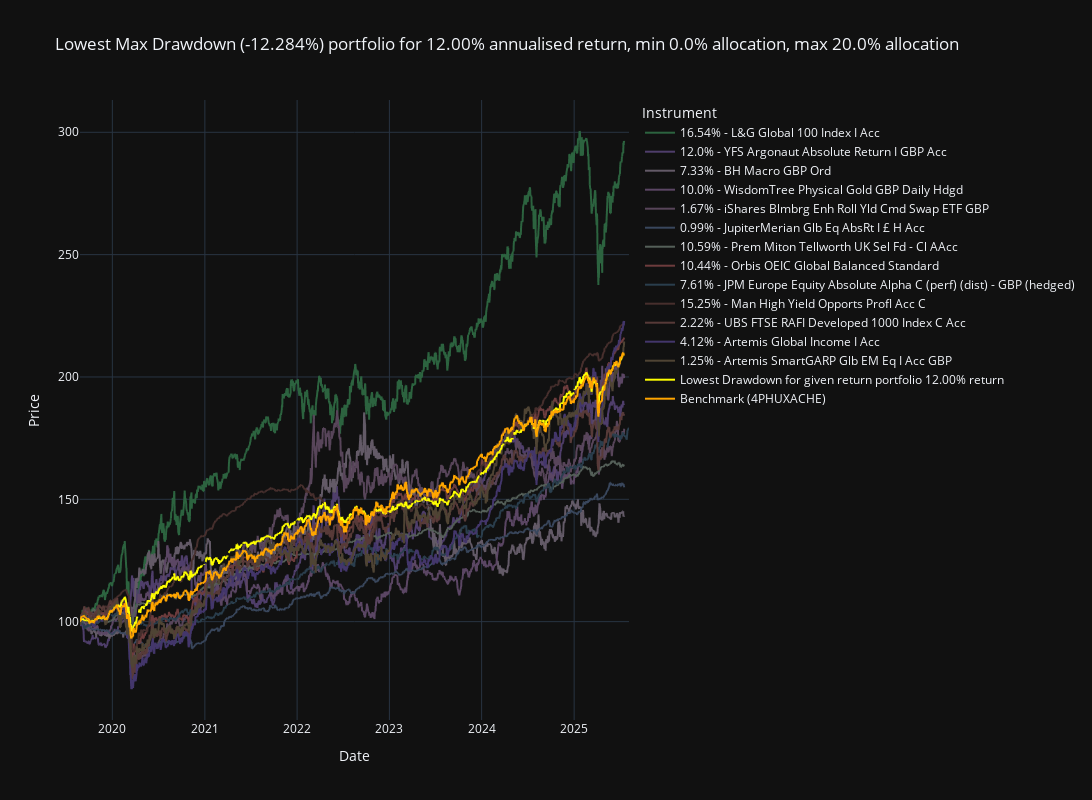

Write notebook code for a chart like this one.
### Code cell
import plotly.express as plot
import random

if(best_result == None):
    print("No portfolio found")
    exit(-1)

weights = best_result.weights
graph_prices = portfolio.get_daily_price_history(PRICES_YEARS)
names_with_weights = []
weight_colours=[]

for i in range(len(graph_prices.columns)):
    percentage = weights[i]*100.0
    names_with_weights.append(f"{round(percentage,2)}% - {portfolio.fund_selection[i].name}")

    red = 40+int(random.random() * 70)
    green = 40+int(random.random() * 70)
    blue = 40+int(random.random() * 70)

    colour = f"rgb({red},{green},{blue})"  

    weight_colours.append(colour)

# Add total to graph
#print(graph_prices.dot(weights))
graph_prices['Lowest Drawdown for given return portfolio'] = graph_prices.dot(weights)
names_with_weights.append(f'Lowest Drawdown for given return portfolio {best_result.annual_return*100.0:.2f}% return')
weight_colours.append("yellow")

# Add benchmark to graph
benchmark_prices = portfolio.get_benchmark_daily_price_history(PRICES_YEARS)
graph_prices['Benchmark (4PHUXACHE)'] = benchmark_prices
names_with_weights.append(f'Benchmark (4PHUXACHE)')
weight_colours.append("orange")

graph_prices.columns = names_with_weights

fig = plot.line(graph_prices, x=graph_prices.index, y=graph_prices.columns, 
                title=f"Lowest Max Drawdown ({round(best_result.max_drawdown*100,3)}%) portfolio for {best_result.annual_return*100.0:.2f}% annualised return, min {MIN_ALLOCATION*100.0:.1f}% allocation, max {MAX_ALLOCATION*100.0:.1f}% allocation",
                labels={'value': 'Price', 'variable': 'Instrument'},
                template='plotly_dark',
                color_discrete_sequence=weight_colours
                )
fig.update_layout(autosize=False, width=1600, height=800 )
fig.show()

### Figure 1 — Plotly figure (JSON) as saved in the notebook; plotly's stock layout.template omitted (floating-point values rounded to 4 significant figures; data arrays with more than 128 entries replaced by an {"elided": "..."} marker saying what was removed)
{"data": [{"hovertemplate": "Instrument=16.54% - L&G Global 100 Index I Acc<br>Date=%{x}<br>Price=%{y}<extra></extra>", "legendgroup": "16.54% - L&G Global 100 Index I Acc", "line": {"color": "rgb(44,99,63)", "dash": "solid"}, "marker": {"symbol": "circle"}, "mode": "lines", "name": "16.54% - L&G Global 100 Index I Acc", "showlegend": true, "type": "scattergl", "x": {"elided": "1548 str values"}, "xaxis": "x", "y": {"elided": "1548 float values"}, "yaxis": "y"}, {"hovertemplate": "Instrument=12.0% - YFS Argonaut Absolute Return I GBP Acc<br>Date=%{x}<br>Price=%{y}<extra></extra>", "legendgroup": "12.0% - YFS Argonaut Absolute Return I GBP Acc", "line": {"color": "rgb(79,62,107)", "dash": "solid"}, "marker": {"symbol": "circle"}, "mode": "lines", "name": "12.0% - YFS Argonaut Absolute Return I GBP Acc", "showlegend": true, "type": "scattergl", "x": {"elided": "1548 str values"}, "xaxis": "x", "y": {"elided": "1548 float values"}, "yaxis": "y"}, {"hovertemplate": "Instrument=7.33% - BH Macro GBP Ord<br>Date=%{x}<br>Price=%{y}<extra></extra>", "legendgroup": "7.33% - BH Macro GBP Ord", "line": {"color": "rgb(99,90,103)", "dash": "solid"}, "marker": {"symbol": "circle"}, "mode": "lines", "name": "7.33% - BH Macro GBP Ord", "showlegend": true, "type": "scattergl", "x": {"elided": "1548 str values"}, "xaxis": "x", "y": {"elided": "1548 float values"}, "yaxis": "y"}, {"hovertemplate": "Instrument=10.0% - WisdomTree Physical Gold GBP Daily Hdgd<br>Date=%{x}<br>Price=%{y}<extra></extra>", "legendgroup": "10.0% - WisdomTree Physical Gold GBP Daily Hdgd", "line": {"color": "rgb(91,70,100)", "dash": "solid"}, "marker": {"symbol": "circle"}, "mode": "lines", "name": "10.0% - WisdomTree Physical Gold GBP Daily Hdgd", "showlegend": true, "type": "scattergl", "x": {"elided": "1548 str values"}, "xaxis": "x", "y": {"elided": "1548 float values"}, "yaxis": "y"}, {"hovertemplate": "Instrument=1.67% - iShares Blmbrg Enh Roll Yld Cmd Swap ETF GBP<br>Date=%{x}<br>Price=%{y}<extra></extra>", "legendgroup": "1.67% - iShares Blmbrg Enh Roll Yld Cmd Swap ETF GBP", "line": {"color": "rgb(88,69,90)", "dash": "solid"}, "marker": {"symbol": "circle"}, "mode": "lines", "name": "1.67% - iShares Blmbrg Enh Roll Yld Cmd Swap ETF GBP", "showlegend": true, "type": "scattergl", "x": {"elided": "1548 str values"}, "xaxis": "x", "y": {"elided": "1548 float values"}, "yaxis": "y"}, {"hovertemplate": "Instrument=0.99% - JupiterMerian Glb Eq AbsRt I £ H Acc<br>Date=%{x}<br>Price=%{y}<extra></extra>", "legendgroup": "0.99% - JupiterMerian Glb Eq AbsRt I £ H Acc", "line": {"color": "rgb(57,71,93)", "dash": "solid"}, "marker": {"symbol": "circle"}, "mode": "lines", "name": "0.99% - JupiterMerian Glb Eq AbsRt I £ H Acc", "showlegend": true, "type": "scattergl", "x": {"elided": "1548 str values"}, "xaxis": "x", "y": {"elided": "1548 float values"}, "yaxis": "y"}, {"hovertemplate": "Instrument=10.59% - Prem Miton Tellworth UK Sel Fd - Cl AAcc<br>Date=%{x}<br>Price=%{y}<extra></extra>", "legendgroup": "10.59% - Prem Miton Tellworth UK Sel Fd - Cl AAcc", "line": {"color": "rgb(85,96,89)", "dash": "solid"}, "marker": {"symbol": "circle"}, "mode": "lines", "name": "10.59% - Prem Miton Tellworth UK Sel Fd - Cl AAcc", "showlegend": true, "type": "scattergl", "x": {"elided": "1548 str values"}, "xaxis": "x", "y": {"elided": "1548 float values"}, "yaxis": "y"}, {"hovertemplate": "Instrument=10.44% - Orbis OEIC Global Balanced Standard<br>Date=%{x}<br>Price=%{y}<extra></extra>", "legendgroup": "10.44% - Orbis OEIC Global Balanced Standard", "line": {"color": "rgb(109,60,61)", "dash": "solid"}, "marker": {"symbol": "circle"}, "mode": "lines", "name": "10.44% - Orbis OEIC Global Balanced Standard", "showlegend": true, "type": "scattergl", "x": {"elided": "1548 str values"}, "xaxis": "x", "y": {"elided": "1548 float values"}, "yaxis": "y"}, {"hovertemplate": "Instrument=7.61% - JPM Europe Equity Absolute Alpha C (perf) (dist) - GBP (hedged)<br>Date=%{x}<br>Price=%{y}<extra></extra>", "legendgroup": "7.61% - JPM Europe Equity Absolute Alpha C (perf) (dist) - GBP (hedged)", "line": {"color": "rgb(42,62,77)", "dash": "solid"}, "marker": {"symbol": "circle"}, "mode": "lines", "name": "7.61% - JPM Europe Equity Absolute Alpha C (perf) (dist) - GBP (hedged)", "showlegend": true, "type": "scattergl", "x": {"elided": "1548 str values"}, "xaxis": "x", "y": {"elided": "1548 float values"}, "yaxis": "y"}, {"hovertemplate": "Instrument=15.25% - Man High Yield Opports Profl Acc C<br>Date=%{x}<br>Price=%{y}<extra></extra>", "legendgroup": "15.25% - Man High Yield Opports Profl Acc C", "line": {"color": "rgb(71,47,45)", "dash": "solid"}, "marker": {"symbol": "circle"}, "mode": "lines", "name": "15.25% - Man High Yield Opports Profl Acc C", "showlegend": true, "type": "scattergl", "x": {"elided": "1548 str values"}, "xaxis": "x", "y": {"elided": "1548 float values"}, "yaxis": "y"}, {"hovertemplate": "Instrument=2.22% - UBS FTSE RAFI Developed 1000 Index C Acc<br>Date=%{x}<br>Price=%{y}<extra></extra>", "legendgroup": "2.22% - UBS FTSE RAFI Developed 1000 Index C Acc", "line": {"color": "rgb(87,58,56)", "dash": "solid"}, "marker": {"symbol": "circle"}, "mode": "lines", "name": "2.22% - UBS FTSE RAFI Developed 1000 Index C Acc", "showlegend": true, "type": "scattergl", "x": {"elided": "1548 str values"}, "xaxis": "x", "y": {"elided": "1548 float values"}, "yaxis": "y"}, {"hovertemplate": "Instrument=4.12% - Artemis Global Income I Acc<br>Date=%{x}<br>Price=%{y}<extra></extra>", "legendgroup": "4.12% - Artemis Global Income I Acc", "line": {"color": "rgb(67,54,107)", "dash": "solid"}, "marker": {"symbol": "circle"}, "mode": "lines", "name": "4.12% - Artemis Global Income I Acc", "showlegend": true, "type": "scattergl", "x": {"elided": "1548 str values"}, "xaxis": "x", "y": {"elided": "1548 float values"}, "yaxis": "y"}, {"hovertemplate": "Instrument=1.25% - Artemis SmartGARP Glb EM Eq I Acc GBP<br>Date=%{x}<br>Price=%{y}<extra></extra>", "legendgroup": "1.25% - Artemis SmartGARP Glb EM Eq I Acc GBP", "line": {"color": "rgb(79,68,52)", "dash": "solid"}, "marker": {"symbol": "circle"}, "mode": "lines", "name": "1.25% - Artemis SmartGARP Glb EM Eq I Acc GBP", "showlegend": true, "type": "scattergl", "x": {"elided": "1548 str values"}, "xaxis": "x", "y": {"elided": "1548 float values"}, "yaxis": "y"}, {"hovertemplate": "Instrument=Lowest Drawdown for given return portfolio 12.00% return<br>Date=%{x}<br>Price=%{y}<extra></extra>", "legendgroup": "Lowest Drawdown for given return portfolio 12.00% return", "line": {"color": "yellow", "dash": "solid"}, "marker": {"symbol": "circle"}, "mode": "lines", "name": "Lowest Drawdown for given return portfolio 12.00% return", "showlegend": true, "type": "scattergl", "x": {"elided": "1548 str values"}, "xaxis": "x", "y": {"elided": "1548 float values"}, "yaxis": "y"}, {"hovertemplate": "Instrument=Benchmark (4PHUXACHE)<br>Date=%{x}<br>Price=%{y}<extra></extra>", "legendgroup": "Benchmark (4PHUXACHE)", "line": {"color": "orange", "dash": "solid"}, "marker": {"symbol": "circle"}, "mode": "lines", "name": "Benchmark (4PHUXACHE)", "showlegend": true, "type": "scattergl", "x": {"elided": "1548 str values"}, "xaxis": "x", "y": {"elided": "1548 float values"}, "yaxis": "y"}], "layout": {"autosize": false, "height": 800, "legend": {"title": {"text": "Instrument"}, "tracegroupgap": 0}, "title": {"text": "Lowest Max Drawdown (-12.284%) portfolio for 12.00% annualised return, min 0.0% allocation, max 20.0% allocation"}, "width": 1600, "xaxis": {"anchor": "y", "domain": [0, 1], "title": {"text": "Date"}}, "yaxis": {"anchor": "x", "domain": [0, 1], "title": {"text": "Price"}}}}
